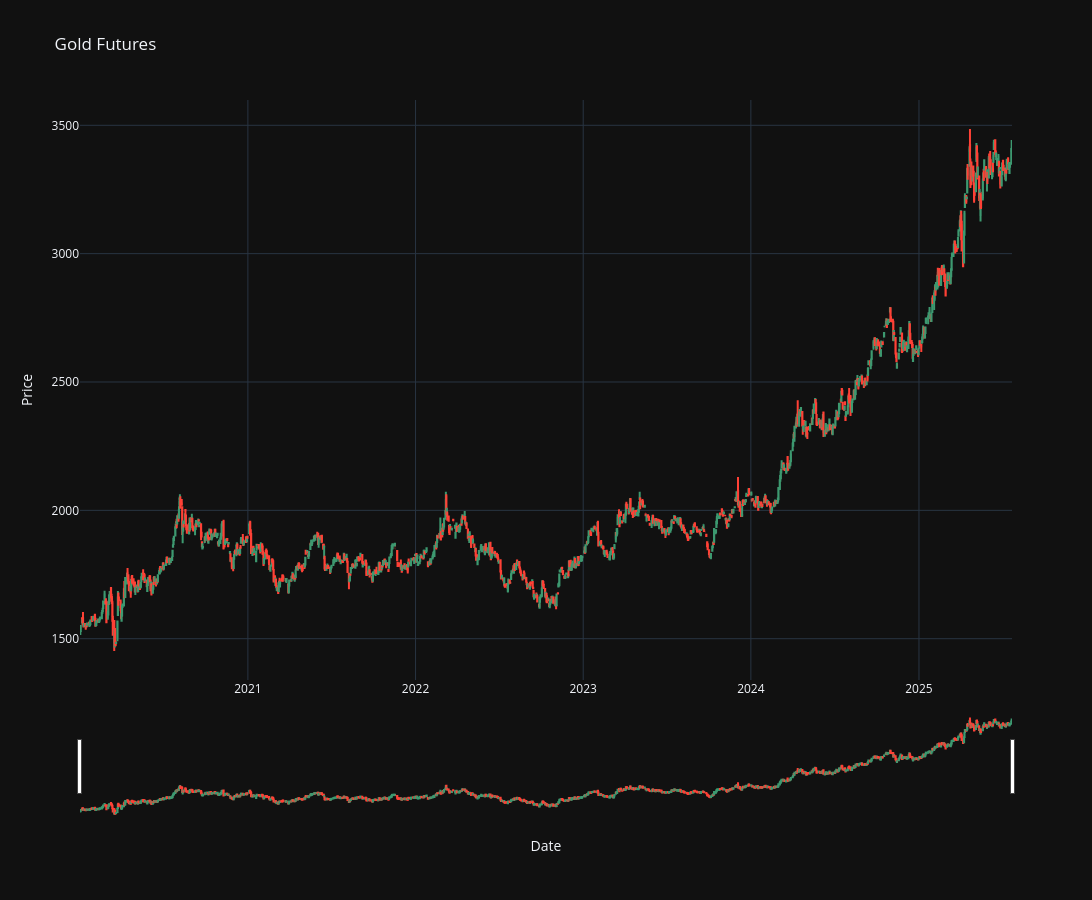

The code cell stored with this chart in its notebook:
### Code cell
fig = go.Figure(data=[go.Candlestick(
    x=asset_price_df.index,
    open=asset_price_df['Open'],
    high=asset_price_df['High'],
    low=asset_price_df['Low'],
    close=asset_price_df['Close']
)])

fig.update_layout()

# Add zoom and pan tools explicitly
fig.update_layout(
    title=ASSET_CHART_NAME,
    xaxis_title='Date',
    yaxis_title='Price',
    width=1500,
    height=900,
    template='plotly_dark',
    # dragmode='zoom', 
    xaxis=dict(fixedrange=False, rangeslider=dict(visible=True)),
    yaxis=dict(fixedrange=False),
)

fig.show()

### Figure 1 — Plotly figure (JSON) as saved in the notebook; plotly's stock layout.template omitted (floating-point values rounded to 4 significant figures; data arrays with more than 128 entries replaced by an {"elided": "..."} marker saying what was removed)
{"data": [{"close": {"elided": "1397 float values"}, "high": {"elided": "1397 float values"}, "low": {"elided": "1397 float values"}, "open": {"elided": "1397 float values"}, "type": "candlestick", "x": {"elided": "1397 str values"}}], "layout": {"height": 900, "title": {"text": "Gold Futures"}, "width": 1500, "xaxis": {"fixedrange": false, "rangeslider": {"visible": true}, "title": {"text": "Date"}}, "yaxis": {"fixedrange": false, "title": {"text": "Price"}}}}
